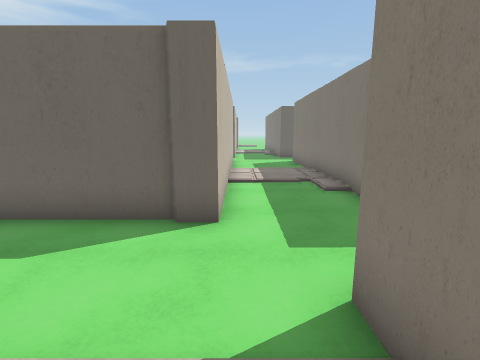
View 1 (above)

24 first-person views from a walk through a 3-D level made in the Unity game engine. The camera is 1.5 m above the floor, tilts 10° down and sees 85° across. The floor is counted in squares, 1 m on a side. Each view is taken from the middle of a square. On the plan, view 1 faces up. The plan holds only what a view shows up to about 14 squares ahead; the rest is blank. The place goes on beyond the plan. The player is left out. Some surface patterns are stand-ins.

View 2
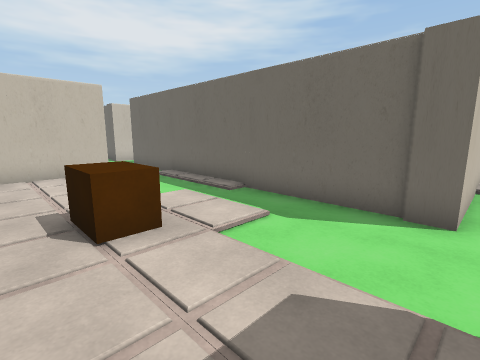

View 3
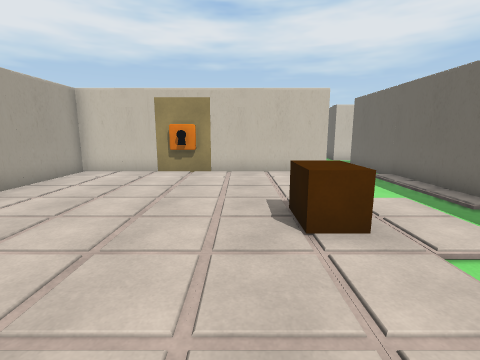

View 4
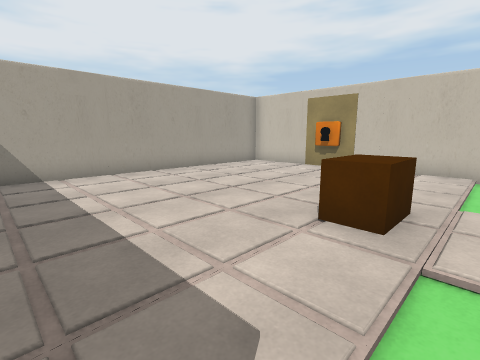

View 5
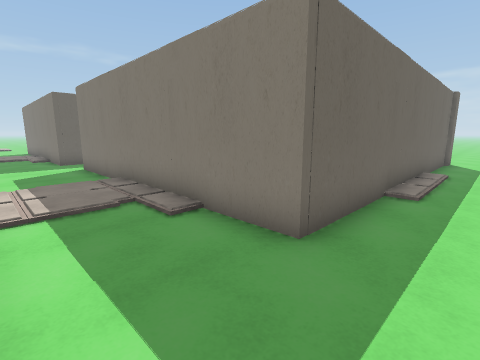

View 6
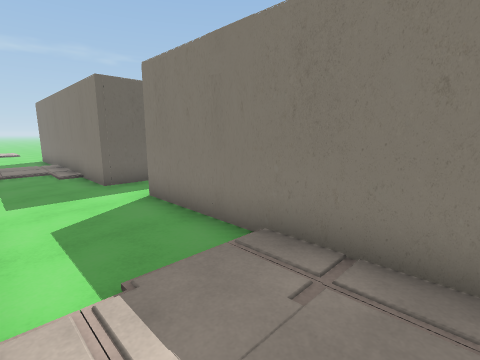

View 7
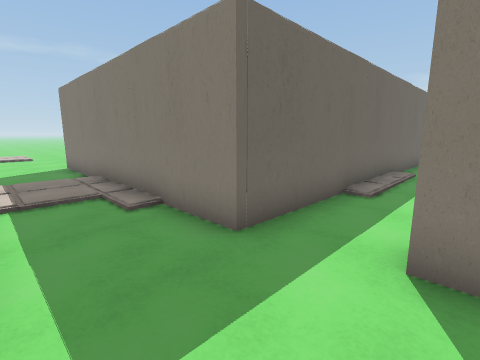

View 8
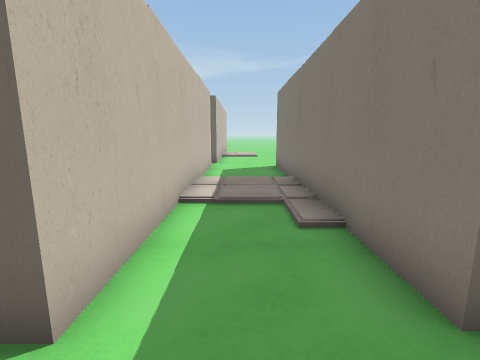

View 9
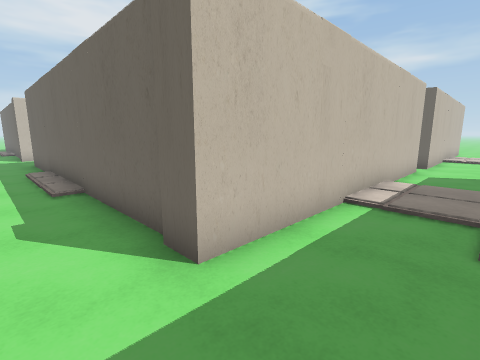

View 10
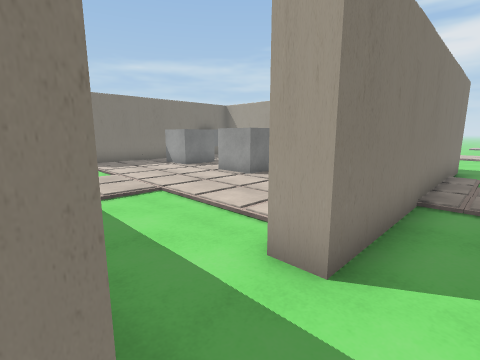

View 11
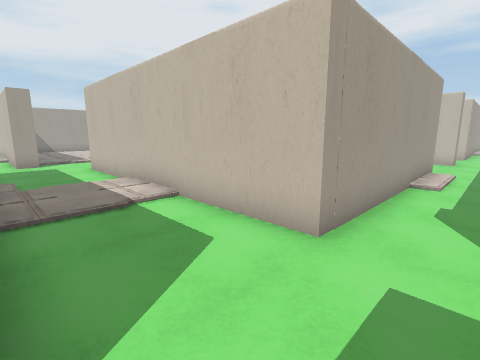

View 12
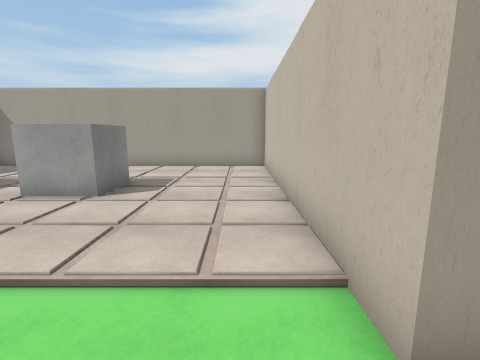

View 13
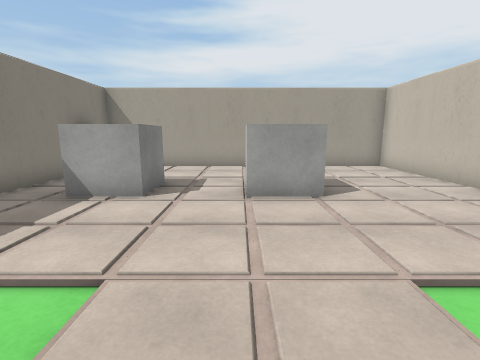

View 14
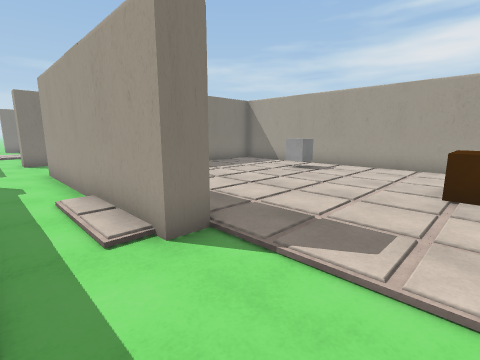

View 15
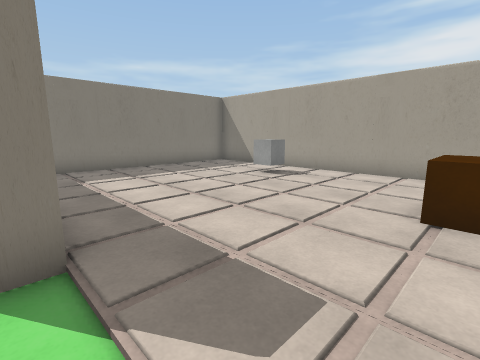

View 16
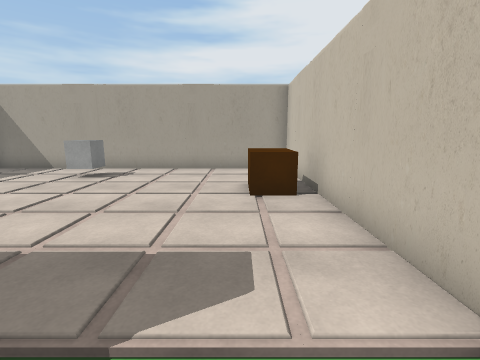

View 17
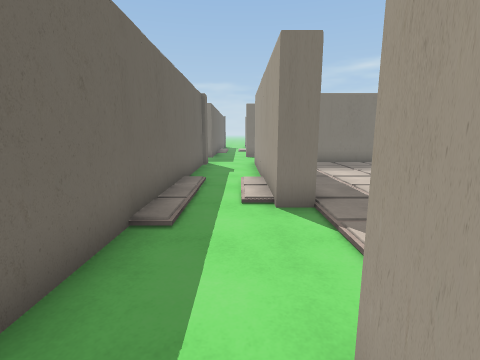

View 18
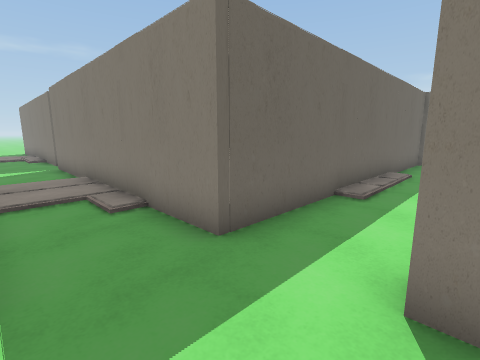

View 19
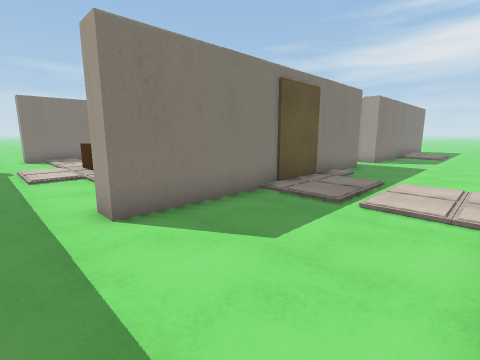

View 20
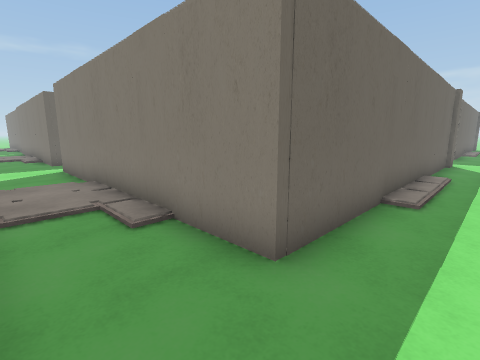

View 21
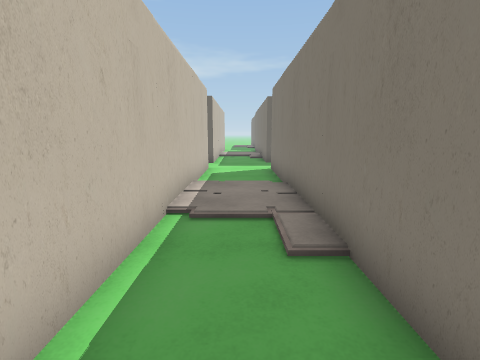

View 22
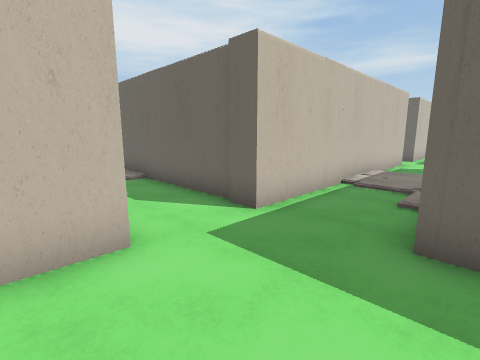

View 23
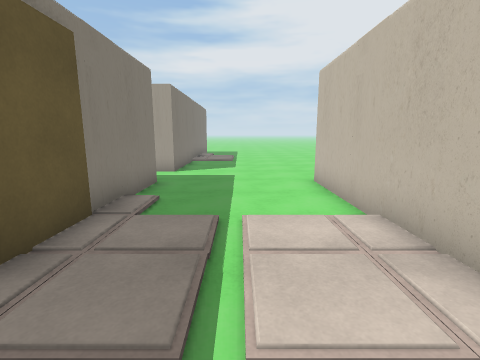

View 24
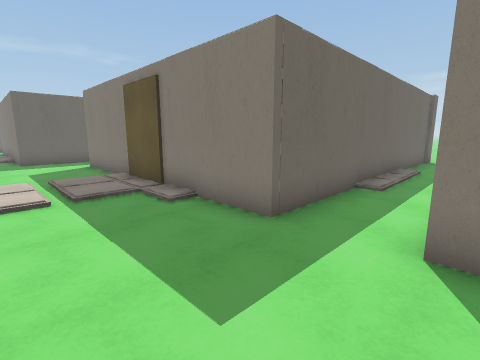

### Floor plan
Key: @ floor where view 1 was taken; # wall or solid block; . floor; / step, stairs or slope; ^ raised ledge; O other object.
Columns run from 18 left of view 1 to 14 right of it. Each row starts with its distance up from view 1.
 28    ..#            #..#
 27    ..#            #..#
 26    ..#            #..#
 25    ..#            #..#
 24   ...#            #..#
 23   ...#            #..#
 22   ...#            #..#
 21   ...#            #./#
 20   ../#            #./#
 19   ...#            #..#
 18  #...##############..############
 17   ....../////...........//////.
 16   ........///..............///
 15  #..##....########...##.........
 14  #..##.........  #...##..........
 13  #..##...........#...##//////////
 12  #..#^...........#...##..........
 11  #..##...........#...##...OOO.OOO
 10  #..##OO.........#...##...O  .O
  9  #/.##OO.........#...##.... ...
  8  #..## .....O....#...##.........
  7  #..## .....O....#...##.........
  6  #..## ..........#...###########
  5 ##..##############...############
  4 ......../////....................
  3 ............///...............
  2  #.....#....//.....##.
  1  #.....#..../OO....##.
  0   .....#/////OO...@ #.
 -1   .....#........... #
 -2   ../..#........... #
 -3  #../..#...........
 -4  #../..#...........
 -5  #..../#...........
 -6  #..../#...........
 -7  #.....############
 -8  #.....##############
 -9  ..........////....
-10  ...........//
-11  ......#

Where each view was taken, in squares from view 1:
view 1: 0 up, 0 right, facing up
view 2: 1 down, 0 right, facing up-left
view 3: 1 down, 0 right, facing left
view 4: 2 up, 0 right, facing down-left
view 5: 3 up, 0 right, facing up-right
view 6: 9 up, 0 right, facing up-right
view 7: 15 up, 0 right, facing up-right
view 8: 16 up, 1 right, facing up
view 9: 16 up, 2 right, facing up-left
view 10: 18 up, 2 right, facing down-right
view 11: 17 up, 3 right, facing down-left
view 12: 17 up, 5 right, facing down
view 13: 17 up, 10 right, facing down
view 14: 17 up, 12 left, facing down-right
view 15: 15 up, 12 left, facing down-right
view 16: 16 up, 11 left, facing down
view 17: 16 up, 14 left, facing right
view 18: 15 up, 16 left, facing up-right
view 19: 4 up, 16 left, facing down-right
view 20: 3 up, 16 left, facing up-right
view 21: 4 up, 15 left, facing up
view 22: 1 up, 13 left, facing up-left
view 23: 0 up, 14 left, facing down
view 24: 11 down, 15 left, facing up-right
